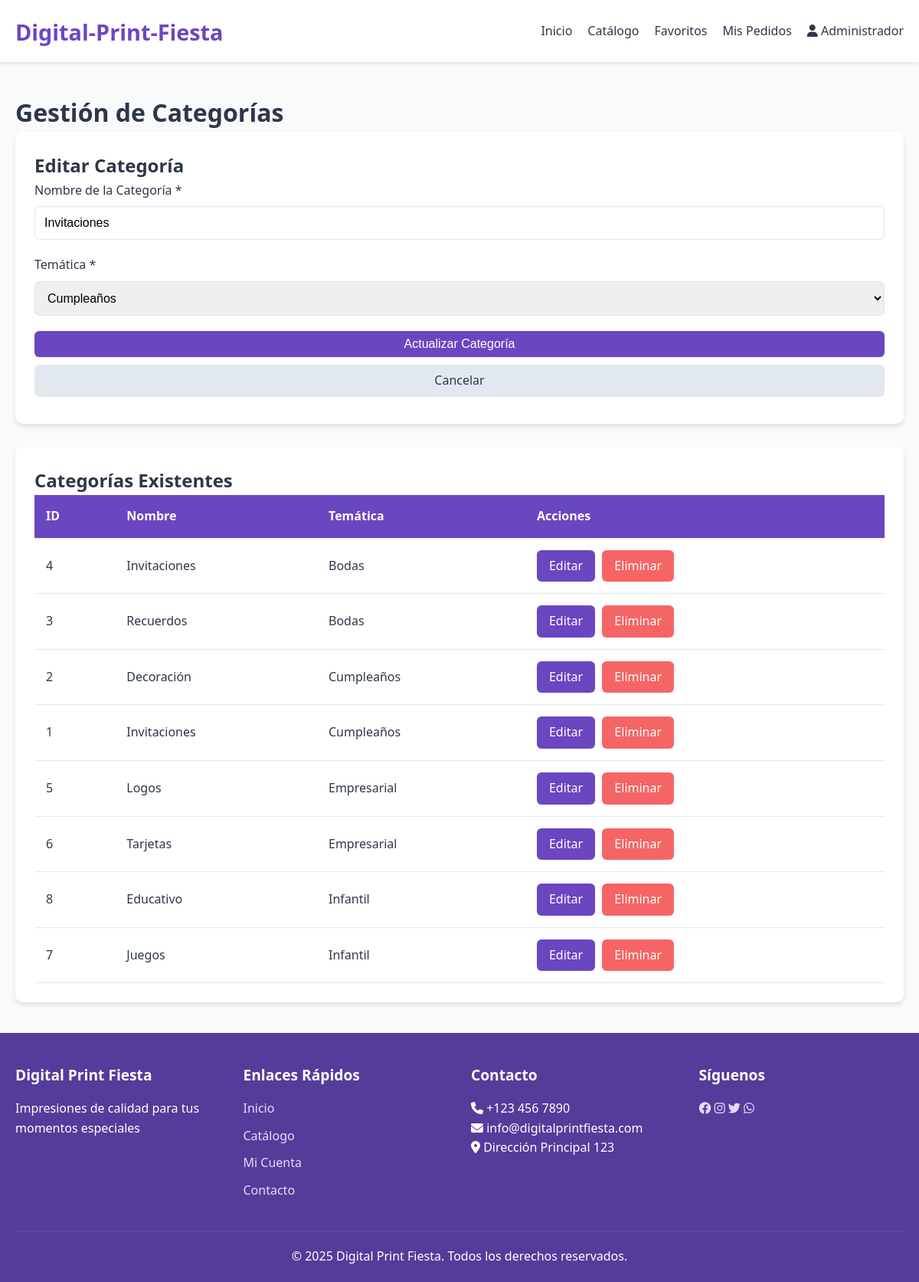
Screenshot of /admin/categories.php?edit=1 (signed in) with the database file from the repository.
### tables this page shows
CREATE TABLE categorias (
    id INT AUTO_INCREMENT PRIMARY KEY,
    nombre VARCHAR(100) NOT NULL,
    tematica_id INT NOT NULL,
    FOREIGN KEY (tematica_id) REFERENCES tematicas(id) ON DELETE CASCADE
);

CREATE TABLE tematicas (
    id INT AUTO_INCREMENT PRIMARY KEY,
    nombre VARCHAR(100) NOT NULL,
    imagen VARCHAR(255) NOT NULL
);

### admin/categories.php (the view, shortened to what this page needs)
<?php
$database = new Database();
$db = $database->getConnection();
$query_tematicas = "SELECT * FROM tematicas ORDER BY nombre";
$tematicas = $db->query($query_tematicas)->fetchAll(PDO::FETCH_ASSOC);
$query = "SELECT c.*, t.nombre as tematica_nombre
          FROM categorias c
          LEFT JOIN tematicas t ON c.tematica_id = t.id
          ORDER BY t.nombre, c.nombre";
$categorias = $db->query($query)->fetchAll(PDO::FETCH_ASSOC);
include '../includes/header.php';
?>
<div class="admin-container">
    <h1>Gestión de Categorías</h1>
    <div class="admin-form">
        <h2><?php echo isset($_GET['edit']) ? 'Editar Categoría' : 'Agregar Nueva Categoría'; ?></h2>
        <?php
        $editing = false;
        $categoria_edit = null;
        if (isset($_GET['edit'])) {
            $editing = true;
            $categoria_id = $_GET['edit'];
            $query = "SELECT * FROM categorias WHERE id = ?";
            $stmt = $db->prepare($query);
            $stmt->bindParam(1, $categoria_id);
            $stmt->execute();
            $categoria_edit = $stmt->fetch(PDO::FETCH_ASSOC);
        }
        ?>
        <form method="POST">
            <div class="form-group">
                <label for="nombre">Nombre de la Categoría *</label>
                <input type="text" id="nombre" name="nombre" required
                       value="<?php echo $editing ? htmlspecialchars($categoria_edit['nombre']) : ''; ?>">
            </div>
            <div class="form-group">
                <label for="tematica_id">Temática *</label>
                <select id="tematica_id" name="tematica_id" required>
                    <?php foreach ($tematicas as $tema): ?>
                    <option value="<?php echo $tema['id']; ?>"
                        <?php echo ($editing && $categoria_edit['tematica_id'] == $tema['id']) ? 'selected' : ''; ?>>
                        <?php echo htmlspecialchars($tema['nombre']); ?>
                    </option>
                    <?php endforeach; ?>
                </select>
            </div>
            <button type="submit" class="btn btn-block">
                <?php echo $editing ? 'Actualizar Categoría' : 'Agregar Categoría'; ?>
            </button>
            <?php if ($editing): ?>
            <a href="categories.php" class="btn btn-secondary btn-block">Cancelar</a>
            <?php endif; ?>
        </form>
    </div>
    <div class="admin-list">
        <h2>Categorías Existentes</h2>
        <?php if (empty($categorias)): ?>
        <p>No hay categorías registradas.</p>
        <?php else: ?>
        <div class="table-responsive">
            <table class="admin-table">
                <thead>
                    <tr>
                        <th>ID</th>
                        <th>Nombre</th>
                        <th>Temática</th>
                        <th>Acciones</th>
                    </tr>
                </thead>
                <tbody>
                    <?php foreach ($categorias as $categoria): ?>
                    <tr>
                        <td><?php echo $categoria['id']; ?></td>
                        <td><?php echo htmlspecialchars($categoria['nombre']); ?></td>
                        <td><?php echo htmlspecialchars($categoria['tematica_nombre']); ?></td>
                        <td>
                            <a href="categories.php?edit=<?php echo $categoria['id']; ?>" class="btn">Editar</a>
                            <a href="categories.php?delete=<?php echo $categoria['id']; ?>"
                               class="btn btn-danger"
                               onclick="return confirm('¿Estás seguro de que quieres eliminar esta categoría?');">Eliminar</a>
                        </td>
                    </tr>
                    <?php endforeach; ?>
                </tbody>
            </table>
        </div>
        <?php endif; ?>
    </div>
</div>
<?php
include '../includes/footer.php';
?>

### assets/css/style.css (style rules this page uses)
:root { --primary-color: #6b46c1; --primary-light: #805ad5; --primary-dark: #553c9a; --accent-color: #9f7aea; --light-color: #e9d8fd; --text-color: #2d3748; --background-color: #f8fafc; --white: #ffffff; --gray-light: #e2e8f0; --success-color: #48bb78; --error-color: #f56565; --warning-color: #ed8936; }
* { margin: 0; padding: 0; box-sizing: border-box; }
body { font-family: 'Segoe UI', Tahoma, Geneva, Verdana, sans-serif; line-height: 1.6; color: var(--text-color); background-color: var(--background-color); }
.form-group { margin-bottom: 20px; }
.form-group label { display: block; margin-bottom: 8px; font-weight: 500; }
.form-group input, .form-group select, .form-group textarea { width: 100%; padding: 12px; border: 1px solid var(--gray-light); border-radius: 6px; font-size: 16px; transition: border-color 0.3s; }
.btn { display: inline-block; padding: 12px 24px; background-color: var(--primary-color); color: var(--white); border: none; border-radius: 6px; font-size: 16px; font-weight: 500; cursor: pointer; transition: background-color 0.3s; text-decoration: none; text-align: center; }
.btn-block { display: block; width: 100%; }
.btn-secondary { background-color: var(--gray-light); color: var(--text-color); }

### admin/categories.php (style rules this page uses)
.admin-container { padding: 20px; }
.admin-form { background: var(--white); border-radius: 10px; padding: 25px; margin-bottom: 30px; box-shadow: 0 4px 6px rgba(0, 0, 0, 0.1); }
.admin-list { background: var(--white); border-radius: 10px; padding: 25px; box-shadow: 0 4px 6px rgba(0, 0, 0, 0.1); }
.table-responsive { overflow-x: auto; }
.admin-table { width: 100%; border-collapse: collapse; }
.admin-table th, .admin-table td { padding: 15px; text-align: left; border-bottom: 1px solid var(--gray-light); }
.admin-table th { background-color: var(--primary-color); color: var(--white); font-weight: 600; }
.btn { display: inline-block; padding: 8px 16px; background-color: var(--primary-color); color: var(--white); border: none; border-radius: 6px; text-decoration: none; cursor: pointer; margin-right: 5px; }
.btn-secondary { background-color: var(--gray-light); color: var(--text-color); }
.btn-danger { background-color: var(--error-color); color: white; }
.btn-block { display: block; width: 100%; margin-bottom: 10px; }

### rows the page displays
categorias: nombre "Invitaciones", tematica_id "Cumpleaños", id "1", tematica.nombre "Cumpleaños"
categorias: id "4", nombre "Invitaciones", tematica.nombre "Bodas"
categorias: id "3", nombre "Recuerdos", tematica.nombre "Bodas"
categorias: id "2", nombre "Decoración", tematica.nombre "Cumpleaños"
categorias: id "5", nombre "Logos", tematica.nombre "Empresarial"
categorias: id "6", nombre "Tarjetas", tematica.nombre "Empresarial"
categorias: id "8", nombre "Educativo", tematica.nombre "Infantil"
categorias: id "7", nombre "Juegos", tematica.nombre "Infantil"

### other values shown
$_SESSION['user_name'] "Administrador"
